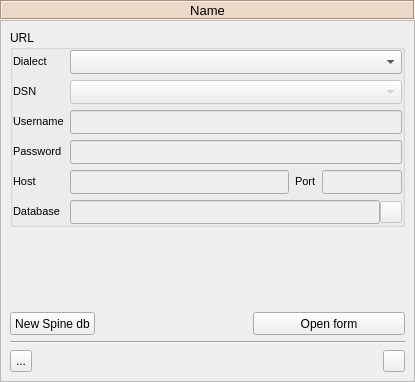
<?xml version="1.0" encoding="UTF-8"?>
<!--
######################################################################################################################
# Copyright (C) 2017-2020 Spine project consortium
# This file is part of Spine Toolbox.
# Spine Toolbox is free software: you can redistribute it and\/or modify it under the terms of the GNU Lesser General
# Public License as published by the Free Software Foundation, either version 3 of the License, or (at your option)
# any later version. This program is distributed in the hope that it will be useful, but WITHOUT ANY WARRANTY;
# without even the implied warranty of MERCHANTABILITY or FITNESS FOR A PARTICULAR PURPOSE. See the GNU Lesser General
# Public License for more details. You should have received a copy of the GNU Lesser General Public License along with
# this program. If not, see <http:\/\/www.gnu.org\/licenses\/>.
######################################################################################################################
-->
<ui version="4.0">
 <class>Form</class>
 <widget class="QWidget" name="Form">
  <property name="geometry">
   <rect>
    <x>0</x>
    <y>0</y>
    <width>415</width>
    <height>382</height>
   </rect>
  </property>
  <property name="windowTitle">
   <string>Form</string>
  </property>
  <layout class="QVBoxLayout" name="verticalLayout">
   <property name="spacing">
    <number>0</number>
   </property>
   <property name="leftMargin">
    <number>0</number>
   </property>
   <property name="topMargin">
    <number>0</number>
   </property>
   <property name="rightMargin">
    <number>0</number>
   </property>
   <property name="bottomMargin">
    <number>0</number>
   </property>
   <item>
    <widget class="QLabel" name="label_ds_name">
     <property name="sizePolicy">
      <sizepolicy hsizetype="Preferred" vsizetype="Fixed">
       <horstretch>0</horstretch>
       <verstretch>0</verstretch>
      </sizepolicy>
     </property>
     <property name="minimumSize">
      <size>
       <width>0</width>
       <height>20</height>
      </size>
     </property>
     <property name="maximumSize">
      <size>
       <width>16777215</width>
       <height>20</height>
      </size>
     </property>
     <property name="font">
      <font>
       <pointsize>10</pointsize>
       <weight>50</weight>
       <bold>false</bold>
       <kerning>true</kerning>
      </font>
     </property>
     <property name="styleSheet">
      <string notr="true">background-color: #ecd8c6;</string>
     </property>
     <property name="frameShape">
      <enum>QFrame::Box</enum>
     </property>
     <property name="frameShadow">
      <enum>QFrame::Sunken</enum>
     </property>
     <property name="lineWidth">
      <number>1</number>
     </property>
     <property name="text">
      <string>Name</string>
     </property>
     <property name="scaledContents">
      <bool>false</bool>
     </property>
     <property name="alignment">
      <set>Qt::AlignCenter</set>
     </property>
     <property name="wordWrap">
      <bool>true</bool>
     </property>
    </widget>
   </item>
   <item>
    <widget class="QScrollArea" name="scrollArea_5">
     <property name="widgetResizable">
      <bool>true</bool>
     </property>
     <widget class="QWidget" name="scrollAreaWidgetContents_7">
      <property name="geometry">
       <rect>
        <x>0</x>
        <y>0</y>
        <width>413</width>
        <height>360</height>
       </rect>
      </property>
      <layout class="QVBoxLayout" name="verticalLayout_25">
       <item>
        <widget class="QGroupBox" name="groupBox_3">
         <property name="title">
          <string>URL</string>
         </property>
         <layout class="QVBoxLayout" name="verticalLayout_26">
          <property name="spacing">
           <number>6</number>
          </property>
          <property name="leftMargin">
           <number>0</number>
          </property>
          <property name="topMargin">
           <number>0</number>
          </property>
          <property name="rightMargin">
           <number>0</number>
          </property>
          <property name="bottomMargin">
           <number>0</number>
          </property>
          <item>
           <layout class="QGridLayout" name="gridLayout_3">
            <item row="5" column="0">
             <widget class="QLabel" name="label_database">
              <property name="sizePolicy">
               <sizepolicy hsizetype="Fixed" vsizetype="Fixed">
                <horstretch>0</horstretch>
                <verstretch>0</verstretch>
               </sizepolicy>
              </property>
              <property name="font">
               <font>
                <pointsize>8</pointsize>
               </font>
              </property>
              <property name="text">
               <string>Database</string>
              </property>
             </widget>
            </item>
            <item row="0" column="2" colspan="2">
             <layout class="QHBoxLayout" name="horizontalLayout_12">
              <item>
               <widget class="QComboBox" name="comboBox_dialect">
                <property name="sizePolicy">
                 <sizepolicy hsizetype="Expanding" vsizetype="Fixed">
                  <horstretch>0</horstretch>
                  <verstretch>0</verstretch>
                 </sizepolicy>
                </property>
                <property name="minimumSize">
                 <size>
                  <width>0</width>
                  <height>24</height>
                 </size>
                </property>
                <property name="maximumSize">
                 <size>
                  <width>16777215</width>
                  <height>24</height>
                 </size>
                </property>
                <property name="font">
                 <font>
                  <pointsize>8</pointsize>
                 </font>
                </property>
               </widget>
              </item>
             </layout>
            </item>
            <item row="1" column="2" colspan="2">
             <widget class="QComboBox" name="comboBox_dsn">
              <property name="enabled">
               <bool>false</bool>
              </property>
              <property name="sizePolicy">
               <sizepolicy hsizetype="Expanding" vsizetype="Fixed">
                <horstretch>0</horstretch>
                <verstretch>0</verstretch>
               </sizepolicy>
              </property>
              <property name="minimumSize">
               <size>
                <width>0</width>
                <height>24</height>
               </size>
              </property>
              <property name="maximumSize">
               <size>
                <width>16777215</width>
                <height>24</height>
               </size>
              </property>
              <property name="font">
               <font>
                <pointsize>8</pointsize>
               </font>
              </property>
             </widget>
            </item>
            <item row="5" column="2" colspan="2">
             <layout class="QHBoxLayout" name="horizontalLayout_24">
              <property name="spacing">
               <number>0</number>
              </property>
              <item>
               <widget class="CustomQLineEdit" name="lineEdit_database">
                <property name="enabled">
                 <bool>false</bool>
                </property>
                <property name="sizePolicy">
                 <sizepolicy hsizetype="Expanding" vsizetype="Fixed">
                  <horstretch>0</horstretch>
                  <verstretch>0</verstretch>
                 </sizepolicy>
                </property>
                <property name="minimumSize">
                 <size>
                  <width>0</width>
                  <height>24</height>
                 </size>
                </property>
                <property name="maximumSize">
                 <size>
                  <width>16777215</width>
                  <height>24</height>
                 </size>
                </property>
                <property name="font">
                 <font>
                  <pointsize>8</pointsize>
                 </font>
                </property>
                <property name="cursor">
                 <cursorShape>IBeamCursor</cursorShape>
                </property>
                <property name="placeholderText">
                 <string/>
                </property>
                <property name="clearButtonEnabled">
                 <bool>true</bool>
                </property>
               </widget>
              </item>
              <item>
               <widget class="QToolButton" name="toolButton_open_sqlite_file">
                <property name="enabled">
                 <bool>false</bool>
                </property>
                <property name="sizePolicy">
                 <sizepolicy hsizetype="Expanding" vsizetype="Fixed">
                  <horstretch>0</horstretch>
                  <verstretch>0</verstretch>
                 </sizepolicy>
                </property>
                <property name="minimumSize">
                 <size>
                  <width>22</width>
                  <height>22</height>
                 </size>
                </property>
                <property name="maximumSize">
                 <size>
                  <width>22</width>
                  <height>22</height>
                 </size>
                </property>
                <property name="toolTip">
                 <string>&lt;html&gt;&lt;head/&gt;&lt;body&gt;&lt;p&gt;Open SQLite file.&lt;/p&gt;&lt;/body&gt;&lt;/html&gt;</string>
                </property>
                <property name="icon">
                 <iconset resource="../../../ui/resources/resources_icons.qrc">
                  <normaloff>:/icons/menu_icons/folder-open-regular.svg</normaloff>:/icons/menu_icons/folder-open-regular.svg</iconset>
                </property>
               </widget>
              </item>
             </layout>
            </item>
            <item row="0" column="0">
             <widget class="QLabel" name="label_dialect">
              <property name="sizePolicy">
               <sizepolicy hsizetype="Fixed" vsizetype="Fixed">
                <horstretch>0</horstretch>
                <verstretch>0</verstretch>
               </sizepolicy>
              </property>
              <property name="maximumSize">
               <size>
                <width>16777215</width>
                <height>16777215</height>
               </size>
              </property>
              <property name="font">
               <font>
                <pointsize>8</pointsize>
               </font>
              </property>
              <property name="text">
               <string>Dialect</string>
              </property>
             </widget>
            </item>
            <item row="1" column="0">
             <widget class="QLabel" name="label_dsn">
              <property name="sizePolicy">
               <sizepolicy hsizetype="Fixed" vsizetype="Fixed">
                <horstretch>0</horstretch>
                <verstretch>0</verstretch>
               </sizepolicy>
              </property>
              <property name="font">
               <font>
                <pointsize>8</pointsize>
               </font>
              </property>
              <property name="text">
               <string>DSN</string>
              </property>
             </widget>
            </item>
            <item row="2" column="2" colspan="2">
             <widget class="PropertyQLineEdit" name="lineEdit_username">
              <property name="enabled">
               <bool>false</bool>
              </property>
              <property name="sizePolicy">
               <sizepolicy hsizetype="Expanding" vsizetype="Fixed">
                <horstretch>0</horstretch>
                <verstretch>0</verstretch>
               </sizepolicy>
              </property>
              <property name="minimumSize">
               <size>
                <width>0</width>
                <height>24</height>
               </size>
              </property>
              <property name="maximumSize">
               <size>
                <width>5000</width>
                <height>24</height>
               </size>
              </property>
              <property name="font">
               <font>
                <pointsize>8</pointsize>
               </font>
              </property>
              <property name="placeholderText">
               <string/>
              </property>
              <property name="clearButtonEnabled">
               <bool>true</bool>
              </property>
             </widget>
            </item>
            <item row="2" column="0">
             <widget class="QLabel" name="label_username">
              <property name="sizePolicy">
               <sizepolicy hsizetype="Fixed" vsizetype="Fixed">
                <horstretch>0</horstretch>
                <verstretch>0</verstretch>
               </sizepolicy>
              </property>
              <property name="font">
               <font>
                <pointsize>8</pointsize>
               </font>
              </property>
              <property name="text">
               <string>Username</string>
              </property>
             </widget>
            </item>
            <item row="3" column="2" colspan="2">
             <widget class="PropertyQLineEdit" name="lineEdit_password">
              <property name="enabled">
               <bool>false</bool>
              </property>
              <property name="sizePolicy">
               <sizepolicy hsizetype="Expanding" vsizetype="Fixed">
                <horstretch>0</horstretch>
                <verstretch>0</verstretch>
               </sizepolicy>
              </property>
              <property name="minimumSize">
               <size>
                <width>0</width>
                <height>24</height>
               </size>
              </property>
              <property name="maximumSize">
               <size>
                <width>5000</width>
                <height>24</height>
               </size>
              </property>
              <property name="font">
               <font>
                <pointsize>8</pointsize>
               </font>
              </property>
              <property name="echoMode">
               <enum>QLineEdit::Password</enum>
              </property>
              <property name="placeholderText">
               <string/>
              </property>
              <property name="clearButtonEnabled">
               <bool>true</bool>
              </property>
             </widget>
            </item>
            <item row="4" column="2" colspan="2">
             <layout class="QHBoxLayout" name="horizontalLayout_23">
              <item>
               <widget class="PropertyQLineEdit" name="lineEdit_host">
                <property name="enabled">
                 <bool>false</bool>
                </property>
                <property name="sizePolicy">
                 <sizepolicy hsizetype="Expanding" vsizetype="Fixed">
                  <horstretch>3</horstretch>
                  <verstretch>0</verstretch>
                 </sizepolicy>
                </property>
                <property name="minimumSize">
                 <size>
                  <width>0</width>
                  <height>24</height>
                 </size>
                </property>
                <property name="maximumSize">
                 <size>
                  <width>5000</width>
                  <height>24</height>
                 </size>
                </property>
                <property name="font">
                 <font>
                  <pointsize>8</pointsize>
                 </font>
                </property>
                <property name="placeholderText">
                 <string/>
                </property>
                <property name="clearButtonEnabled">
                 <bool>true</bool>
                </property>
               </widget>
              </item>
              <item>
               <widget class="QLabel" name="label_port">
                <property name="sizePolicy">
                 <sizepolicy hsizetype="Fixed" vsizetype="Fixed">
                  <horstretch>1</horstretch>
                  <verstretch>0</verstretch>
                 </sizepolicy>
                </property>
                <property name="font">
                 <font>
                  <pointsize>8</pointsize>
                 </font>
                </property>
                <property name="text">
                 <string>Port</string>
                </property>
               </widget>
              </item>
              <item>
               <widget class="PropertyQLineEdit" name="lineEdit_port">
                <property name="enabled">
                 <bool>false</bool>
                </property>
                <property name="sizePolicy">
                 <sizepolicy hsizetype="Expanding" vsizetype="Fixed">
                  <horstretch>0</horstretch>
                  <verstretch>0</verstretch>
                 </sizepolicy>
                </property>
                <property name="minimumSize">
                 <size>
                  <width>0</width>
                  <height>24</height>
                 </size>
                </property>
                <property name="maximumSize">
                 <size>
                  <width>80</width>
                  <height>24</height>
                 </size>
                </property>
                <property name="font">
                 <font>
                  <pointsize>8</pointsize>
                 </font>
                </property>
                <property name="inputMethodHints">
                 <set>Qt::ImhNone</set>
                </property>
                <property name="placeholderText">
                 <string/>
                </property>
               </widget>
              </item>
             </layout>
            </item>
            <item row="3" column="0">
             <widget class="QLabel" name="label_password">
              <property name="sizePolicy">
               <sizepolicy hsizetype="Fixed" vsizetype="Fixed">
                <horstretch>0</horstretch>
                <verstretch>0</verstretch>
               </sizepolicy>
              </property>
              <property name="font">
               <font>
                <pointsize>8</pointsize>
               </font>
              </property>
              <property name="text">
               <string>Password</string>
              </property>
             </widget>
            </item>
            <item row="4" column="0">
             <widget class="QLabel" name="label_host">
              <property name="sizePolicy">
               <sizepolicy hsizetype="Fixed" vsizetype="Fixed">
                <horstretch>0</horstretch>
                <verstretch>0</verstretch>
               </sizepolicy>
              </property>
              <property name="font">
               <font>
                <pointsize>8</pointsize>
               </font>
              </property>
              <property name="text">
               <string>Host</string>
              </property>
             </widget>
            </item>
           </layout>
          </item>
         </layout>
        </widget>
       </item>
       <item>
        <spacer name="verticalSpacer_2">
         <property name="orientation">
          <enum>Qt::Vertical</enum>
         </property>
         <property name="sizeHint" stdset="0">
          <size>
           <width>20</width>
           <height>40</height>
          </size>
         </property>
        </spacer>
       </item>
       <item>
        <layout class="QHBoxLayout" name="horizontalLayout">
         <item>
          <widget class="QPushButton" name="pushButton_create_new_spine_db">
           <property name="minimumSize">
            <size>
             <width>85</width>
             <height>23</height>
            </size>
           </property>
           <property name="maximumSize">
            <size>
             <width>16777215</width>
             <height>23</height>
            </size>
           </property>
           <property name="toolTip">
            <string>&lt;html&gt;&lt;head/&gt;&lt;body&gt;&lt;p&gt;Create new Spine database at the selected URL, or at a default one if the selected is not valid.&lt;/p&gt;&lt;/body&gt;&lt;/html&gt;</string>
           </property>
           <property name="text">
            <string>New Spine db</string>
           </property>
           <property name="icon">
            <iconset resource="../../../ui/resources/resources_icons.qrc">
             <normaloff>:/symbols/Spine_symbol.png</normaloff>:/symbols/Spine_symbol.png</iconset>
           </property>
          </widget>
         </item>
         <item>
          <spacer name="horizontalSpacer">
           <property name="orientation">
            <enum>Qt::Horizontal</enum>
           </property>
           <property name="sizeHint" stdset="0">
            <size>
             <width>40</width>
             <height>20</height>
            </size>
           </property>
          </spacer>
         </item>
         <item>
          <widget class="QPushButton" name="pushButton_ds_form">
           <property name="sizePolicy">
            <sizepolicy hsizetype="MinimumExpanding" vsizetype="Fixed">
             <horstretch>0</horstretch>
             <verstretch>0</verstretch>
            </sizepolicy>
           </property>
           <property name="minimumSize">
            <size>
             <width>75</width>
             <height>23</height>
            </size>
           </property>
           <property name="maximumSize">
            <size>
             <width>16777215</width>
             <height>23</height>
            </size>
           </property>
           <property name="toolTip">
            <string>&lt;html&gt;&lt;head/&gt;&lt;body&gt;&lt;p&gt;Open Data Store view&lt;/p&gt;&lt;/body&gt;&lt;/html&gt;</string>
           </property>
           <property name="text">
            <string>Open form</string>
           </property>
          </widget>
         </item>
        </layout>
       </item>
       <item>
        <widget class="Line" name="line_8">
         <property name="orientation">
          <enum>Qt::Horizontal</enum>
         </property>
        </widget>
       </item>
       <item>
        <layout class="QHBoxLayout" name="horizontalLayout_27">
         <item>
          <widget class="QToolButton" name="toolButton_copy_url">
           <property name="minimumSize">
            <size>
             <width>22</width>
             <height>22</height>
            </size>
           </property>
           <property name="maximumSize">
            <size>
             <width>22</width>
             <height>22</height>
            </size>
           </property>
           <property name="toolTip">
            <string>&lt;html&gt;&lt;head/&gt;&lt;body&gt;&lt;p&gt;Copy current database url to clipboard.&lt;/p&gt;&lt;/body&gt;&lt;/html&gt;</string>
           </property>
           <property name="text">
            <string>...</string>
           </property>
           <property name="icon">
            <iconset resource="../../../ui/resources/resources_icons.qrc">
             <normaloff>:/icons/menu_icons/copy.svg</normaloff>:/icons/menu_icons/copy.svg</iconset>
           </property>
          </widget>
         </item>
         <item>
          <spacer name="horizontalSpacer_16">
           <property name="orientation">
            <enum>Qt::Horizontal</enum>
           </property>
           <property name="sizeHint" stdset="0">
            <size>
             <width>40</width>
             <height>20</height>
            </size>
           </property>
          </spacer>
         </item>
         <item>
          <widget class="QToolButton" name="toolButton_ds_open_dir">
           <property name="sizePolicy">
            <sizepolicy hsizetype="Fixed" vsizetype="Fixed">
             <horstretch>0</horstretch>
             <verstretch>0</verstretch>
            </sizepolicy>
           </property>
           <property name="minimumSize">
            <size>
             <width>22</width>
             <height>22</height>
            </size>
           </property>
           <property name="maximumSize">
            <size>
             <width>22</width>
             <height>22</height>
            </size>
           </property>
           <property name="toolTip">
            <string>&lt;html&gt;&lt;head/&gt;&lt;body&gt;&lt;p&gt;Open this Data Store's project directory in file browser&lt;/p&gt;&lt;/body&gt;&lt;/html&gt;</string>
           </property>
           <property name="text">
            <string/>
           </property>
           <property name="icon">
            <iconset resource="../../../ui/resources/resources_icons.qrc">
             <normaloff>:/icons/menu_icons/folder-open-solid.svg</normaloff>:/icons/menu_icons/folder-open-solid.svg</iconset>
           </property>
          </widget>
         </item>
        </layout>
       </item>
      </layout>
     </widget>
    </widget>
   </item>
  </layout>
 </widget>
 <customwidgets>
  <customwidget>
   <class>CustomQLineEdit</class>
   <extends>QLineEdit</extends>
   <header>spinetoolbox/widgets/custom_qlineedits.h</header>
  </customwidget>
  <customwidget>
   <class>PropertyQLineEdit</class>
   <extends>QLineEdit</extends>
   <header>spinetoolbox/widgets/custom_qlineedits.h</header>
  </customwidget>
 </customwidgets>
 <tabstops>
  <tabstop>scrollArea_5</tabstop>
  <tabstop>comboBox_dialect</tabstop>
  <tabstop>comboBox_dsn</tabstop>
  <tabstop>lineEdit_username</tabstop>
  <tabstop>lineEdit_password</tabstop>
  <tabstop>lineEdit_host</tabstop>
  <tabstop>lineEdit_port</tabstop>
  <tabstop>lineEdit_database</tabstop>
  <tabstop>toolButton_open_sqlite_file</tabstop>
  <tabstop>pushButton_create_new_spine_db</tabstop>
  <tabstop>pushButton_ds_form</tabstop>
  <tabstop>toolButton_copy_url</tabstop>
  <tabstop>toolButton_ds_open_dir</tabstop>
 </tabstops>
 <resources>
  <include location="../../../ui/resources/resources_icons.qrc"/>
 </resources>
 <connections/>
</ui>
